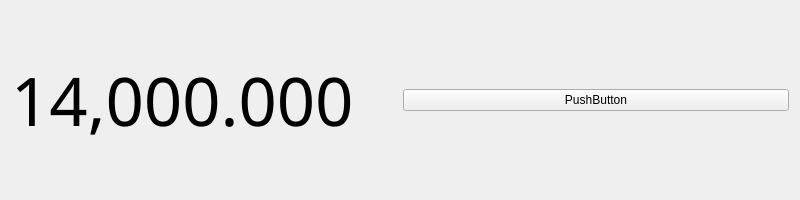
<?xml version="1.0" encoding="UTF-8"?>
<ui version="4.0">
 <class>Panel</class>
 <widget class="QWidget" name="Panel">
  <property name="geometry">
   <rect>
    <x>0</x>
    <y>0</y>
    <width>800</width>
    <height>200</height>
   </rect>
  </property>
  <property name="windowTitle">
   <string>Form</string>
  </property>
  <layout class="QVBoxLayout" name="verticalLayout">
   <item>
    <layout class="QHBoxLayout" name="horizontalLayout">
     <item>
      <widget class="QLabel" name="label">
       <property name="font">
        <font>
         <family>Ubuntu Mono derivative Powerline</family>
         <pointsize>50</pointsize>
        </font>
       </property>
       <property name="text">
        <string>14,000.000</string>
       </property>
      </widget>
     </item>
     <item>
      <widget class="QPushButton" name="pushButton">
       <property name="text">
        <string>PushButton</string>
       </property>
      </widget>
     </item>
    </layout>
   </item>
  </layout>
 </widget>
 <resources/>
 <connections/>
</ui>
